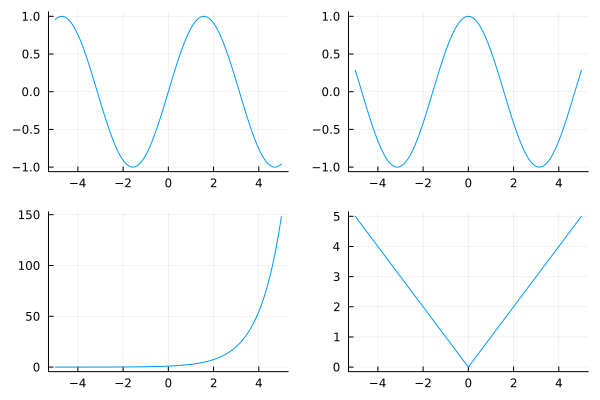

Reproduce this figure in Julia.
using Plots

p1 = plot(sin, label="")
p2 = plot(cos, label="")
p3 = plot(exp, label="")
p4 = plot(abs, label="")

plot(p1, p2, p3, p4, layout=(2,2))

savefig("./plots.svg")